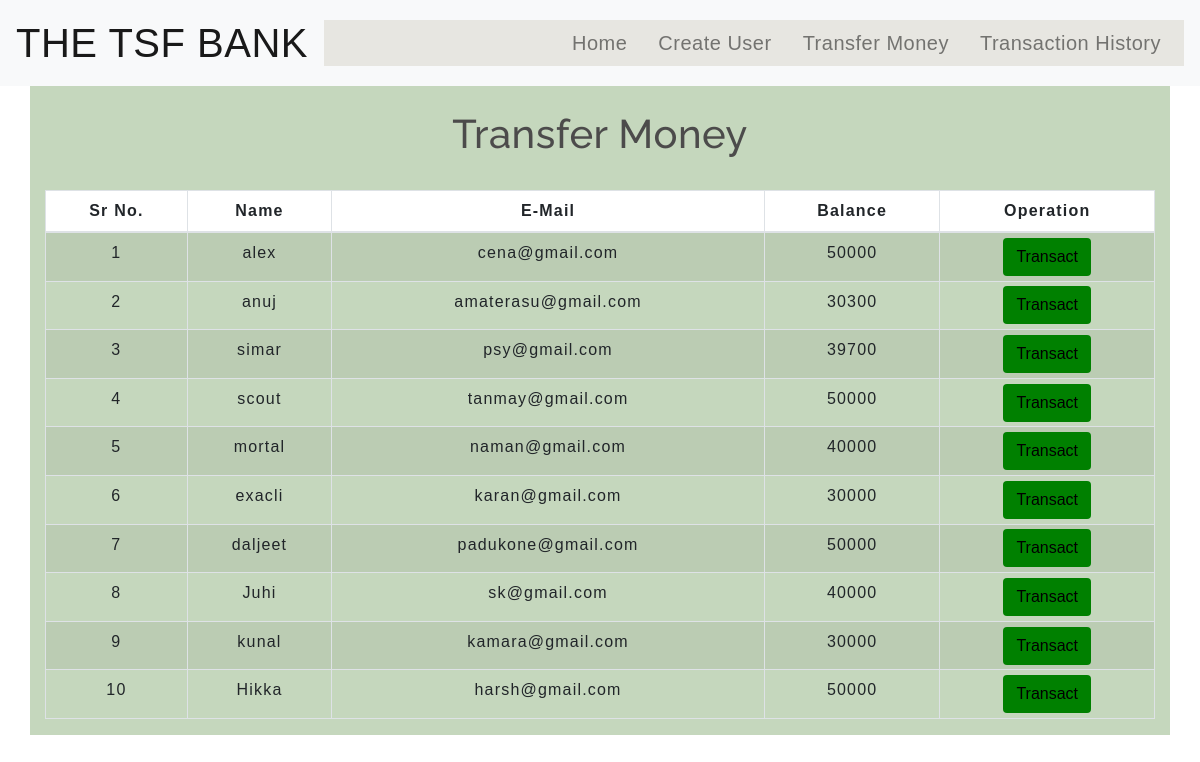
The app's page /transfermoney.php with its own data.
### tables this page shows
CREATE TABLE `users` (
  `id` int(3) NOT NULL,
  `name` text NOT NULL,
  `email` varchar(30) NOT NULL,
  `balance` int(8) NOT NULL
);

### transfermoney.php (the view, shortened to what this page needs)
<!DOCTYPE html>
<html lang="en">
<head>
    <link rel="stylesheet" href="https://maxcdn.bootstrapcdn.com/bootstrap/4.0.0/css/bootstrap.min.css">
    <link rel="stylesheet" type="text/css" href="css/table.css">
    <link rel="stylesheet" type="text/css" href="css/navbar.css">
</head>
<body>
<?php
    include 'config.php';
    $sql = "SELECT * FROM users";
    $result = mysqli_query($conn,$sql);
?>
<?php
  include 'navbar.php';
?>
<div class="container" style="background:#c5d7bd">
        <h2 class="text-center pt-4">Transfer Money</h2>
        <br>
            <div class="row">
                <div class="col">
                    <div class="table-responsive-sm" >
                    <table class="table table-hover table-sm table-striped table-condensed table-bordered">
                        <thead>
                            <tr>
                            <th scope="col" class="text-center py-2" style="background:white">Sr No.</th>
                            <th scope="col" class="text-center py-2" style="background:white">Name</th>
                            <th scope="col" class="text-center py-2" style="background:white">E-Mail</th>
                            <th scope="col" class="text-center py-2" style="background:white">Balance</th>
                            <th scope="col" class="text-center py-2" style="background:white">Operation</th>
                            </tr>
                        </thead>
                        <tbody>
                <?php
                    while($rows=mysqli_fetch_assoc($result)){
                ?>
                    <tr>
                        <td class="py-2"><?php echo $rows['id'] ?></td>
                        <td class="py-2"><?php echo $rows['name']?></td>
                        <td class="py-2"><?php echo $rows['email']?></td>
                        <td class="py-2"><?php echo $rows['balance']?></td>
                        <td><a href="selecteduserdetail.php?id= <?php echo $rows['id'] ;?>"> <button type="button" class="btn" style="background:green"">Transact</button></a></td>
                    </tr>
                <?php
                    }
                ?>
                        </tbody>
                    </table>
                    </div>
                </div>
            </div>
         </div>
</body>
</html>

### navbar.php (shortened to what this page needs)
<nav class="navbar navbar-expand-md navbar-light bg-light"  >
<a class="navbar-brand" href="index.php" style="font-size:40px"  >THE TSF BANK</a>
<div class="collapse navbar-collapse" id="collapsibleNavbar"  style="background:#e7e6e1">
      <ul class="navbar-nav ml-auto">
        <li class="nav-item">
          <a class="nav-link" href="index.php" style="font-size:20px">Home</a>
        </li>
        <li class="nav-item">
          <a class="nav-link" href="createuser.php" style="font-size:20px">Create User</a>
        </li>
        <li class="nav-item">
          <a class="nav-link" href="transfermoney.php" style="font-size:20px">Transfer Money</a>
        </li>
        <li class="nav-item">
          <a class="nav-link" href="transactionhistory.php" style="font-size:20px">Transaction History</a>
        </li>
    </div>
 </nav>

### css/table.css (style rules this page uses)
* { padding: 0; margin: 0; box-sizing: border-box; font-family: sans-serif; }
h2 { font-size: 40px; }
table { letter-spacing: 1.2px; }
td { text-align: center; }
button { border:none; background: #d9d9d9; transition: 1s; }

### css/navbar.css (style rules this page uses)
.nav-link { margin-right: 15px; color:#2F363F; letter-spacing: 0.5px; transition: 0.5s; }
.navbar-brand { color: red; letter-spacing: 0.5px; }
h2 { color: #4C4B4B; letter-spacing: 0.5px; font-family: raleway; }

### transfermoney.php (style rules this page uses)
button { transition: 1.5s; }

### records on screen
users: id "1", name "alex", email "cena@gmail.com", balance "50000"
users: id "2", name "anuj", email "amaterasu@gmail.com", balance "30300"
users: id "3", name "simar", email "psy@gmail.com", balance "39700"
users: id "4", name "scout", email "tanmay@gmail.com", balance "50000"
users: id "5", name "mortal", email "naman@gmail.com", balance "40000"
users: id "6", name "exacli", email "karan@gmail.com", balance "30000"
users: id "7", name "daljeet", email "padukone@gmail.com", balance "50000"
users: id "8", name "Juhi", email "sk@gmail.com", balance "40000"
users: id "9", name "kunal", email "kamara@gmail.com", balance "30000"
users: id "10", name "Hikka", email "harsh@gmail.com", balance "50000"
